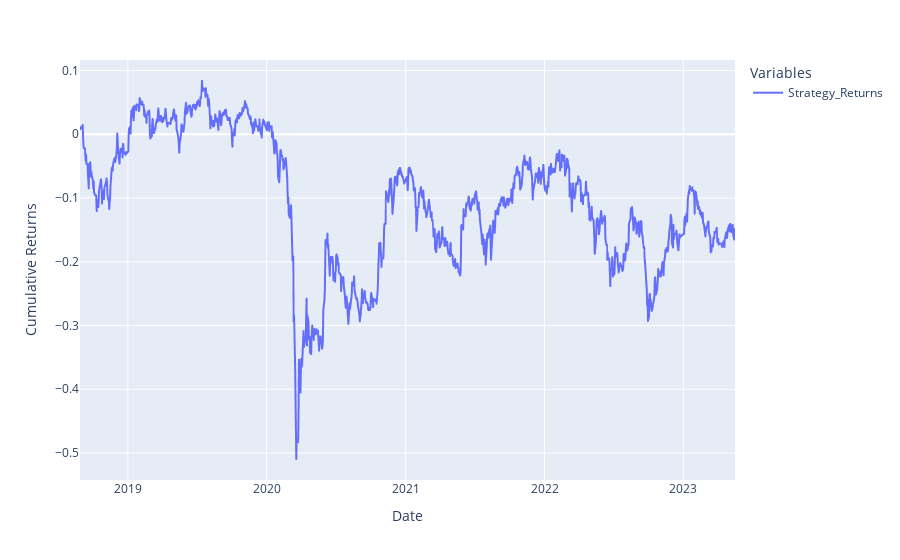

The notebook cell saved with this chart:
### Markdown cell above
### Plot the Cumulative Strategy Returns

### Code cell
Cumulative_Strategy_returns.plot(labels={'value':'Cumulative Returns', 'index':'Date', 'variable':'Variables'}) # Plot the cumulative strategy returns

### Figure 1 — Plotly figure (JSON) as saved in the notebook; plotly's stock layout.template omitted (floating-point values rounded to 4 significant figures; data arrays with more than 128 entries replaced by an {"elided": "..."} marker saying what was removed)
{"data": [{"hovertemplate": "Variables=Strategy_Returns<br>Date=%{x}<br>Cumulative Returns=%{y}<extra></extra>", "legendgroup": "Strategy_Returns", "line": {"color": "#636efa", "dash": "solid"}, "marker": {"symbol": "circle"}, "mode": "lines", "name": "Strategy_Returns", "showlegend": true, "x": {"elided": "1154 str values"}, "xaxis": "x", "y": {"elided": "1154 float values"}, "yaxis": "y", "type": "scattergl"}], "layout": {"xaxis": {"anchor": "y", "domain": [0.0, 1.0], "title": {"text": "Date"}}, "yaxis": {"anchor": "x", "domain": [0.0, 1.0], "title": {"text": "Cumulative Returns"}}, "legend": {"title": {"text": "Variables"}, "tracegroupgap": 0}, "margin": {"t": 60}}}
